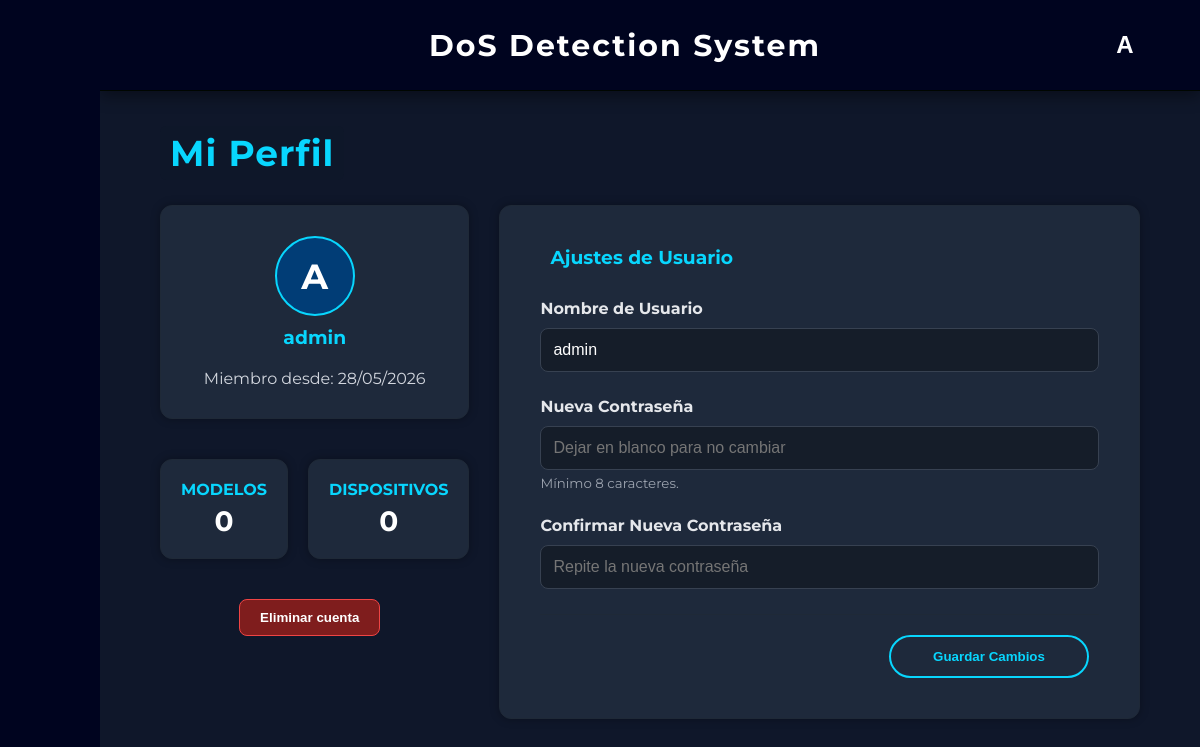
The page /cuenta (signed in) on the database as committed earlier.
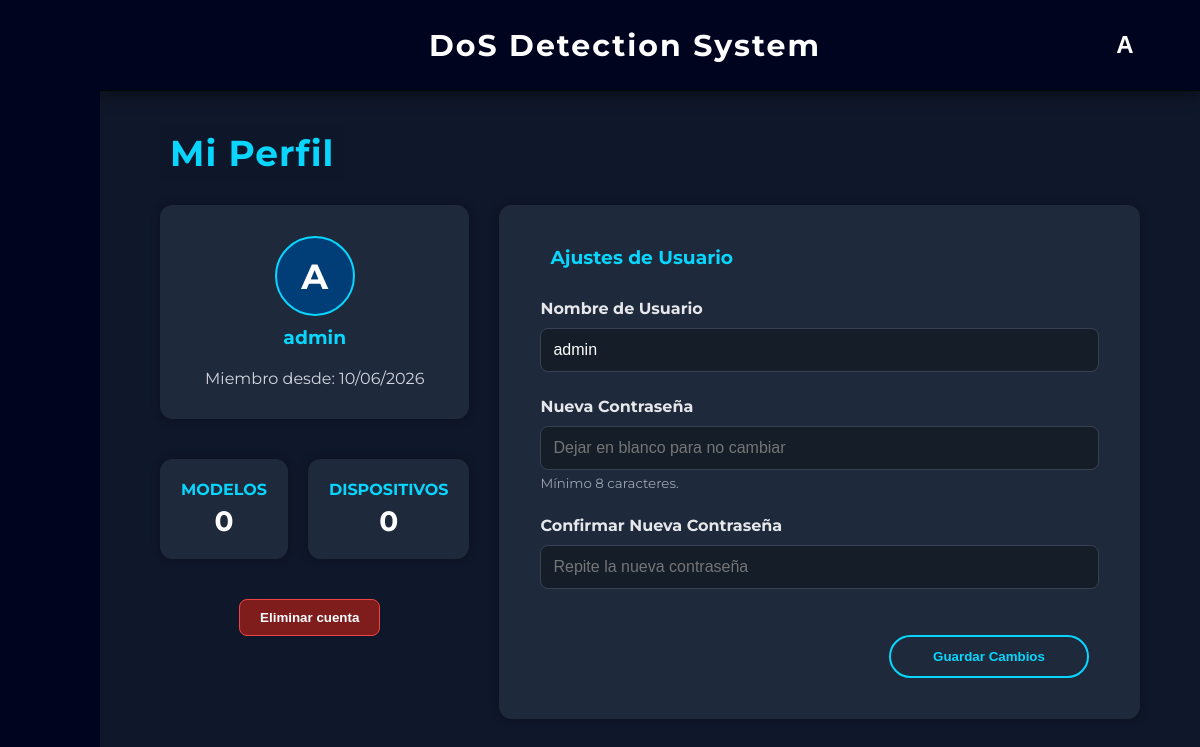
The same page on the database as committed later.
### app/models.py (models this page shows, shortened)
class User(db.Model):
    __tablename__ = 'usuarios'
    id = db.Column(db.Integer, primary_key=True)
    username = db.Column(db.String(50), unique=True, nullable=False)
    password_hash = db.Column(db.String(256), nullable=False)
    fecha_registro = db.Column(db.DateTime, default=lambda: datetime.now(pytz.timezone('Europe/Madrid')))
    is_admin = db.Column(db.Boolean, default=False)

### app/routes/pages/cuenta.py (the view, shortened to what this page needs)
@cuenta_bp.route("/cuenta", methods=["GET", "POST"])
def index():
    if session.get('guest'):
        flash("La página de cuenta solo está disponible para usuarios registrados.", "neutral")
        return redirect(url_for('dashboard.dashboard'))
    user_id = session.get('user_id')
    user = User.query.get(user_id)
    if not user:
        return redirect(url_for('auth.login'))
    num_modelos = Modelo.query.filter_by(usuario_id=user_id).count()
    num_dispositivos = Dispositivo.query.filter_by(usuario_id=user_id).count()
    return render_template("cuenta.html",
                           user=user,
                           num_modelos=num_modelos,
                           num_dispositivos=num_dispositivos)

### app/templates/cuenta.html (shortened to what the changed rows need)
{% extends "base.html" %}
{% block content %}
<div style="padding: 40px 60px; max-width: 1100px; margin: 0 auto;">
    <h2><span style="color: #08d6fe; background-color: #0f172ad3; padding: 5px 10px; border-radius: 6px; font-size: 36px; letter-spacing: 1px;">Mi Perfil</span></h2>
    <div style="display: flex; gap: 30px; align-items: flex-start; margin-top: 30px;">
        <div style="flex: 1; display: flex; flex-direction: column; gap: 20px;">
            <div class="card" style="text-align: center; padding: 30px;">
                <div style="width: 80px; height: 80px; background: #013d76; border-radius: 50%; display: flex; align-items: center; justify-content: center; margin: 0 auto 10px; border: 2px solid #08d6fe;">
                    <span style="font-size: 35px; color: white; font-weight: bold;">{{ user.username[0] | upper }}</span>
                </div>
                <h3 style="color: #08d6fe; margin-bottom: 20px;">{{ user.username }}</h3>
                <p style="color: #d2d6de; font-size: 16px;">Miembro desde: {{ user.fecha_registro.strftime('%d/%m/%Y') if user.fecha_registro else 'Reciente' }}</p>
            </div>
        </div>
        <div class="card" style="flex: 2; padding: 40px;">
            <form method="POST" action="{{ url_for('cuenta.index') }}" style="display: flex; flex-direction: column; gap: 25px;">
                <div class="form-group">
                    <label style="color: #e5e7eb; display: block; margin-bottom: 10px; font-weight: bold;">Nombre de Usuario</label>
                    <input type="text" name="username" value="{{ user.username }}" required
                           style="width: 100%; padding: 12px; border-radius: 8px; background: rgba(0,0,0,0.3); border: 1px solid #374151; color: white;">
                </div>
            </form>
        </div>
    </div>
</div>
{% endblock %}

Rows that differ between the two databases and show on the page:
changed User "admin": fecha_registro "28/05/2026" → "10/06/2026"
